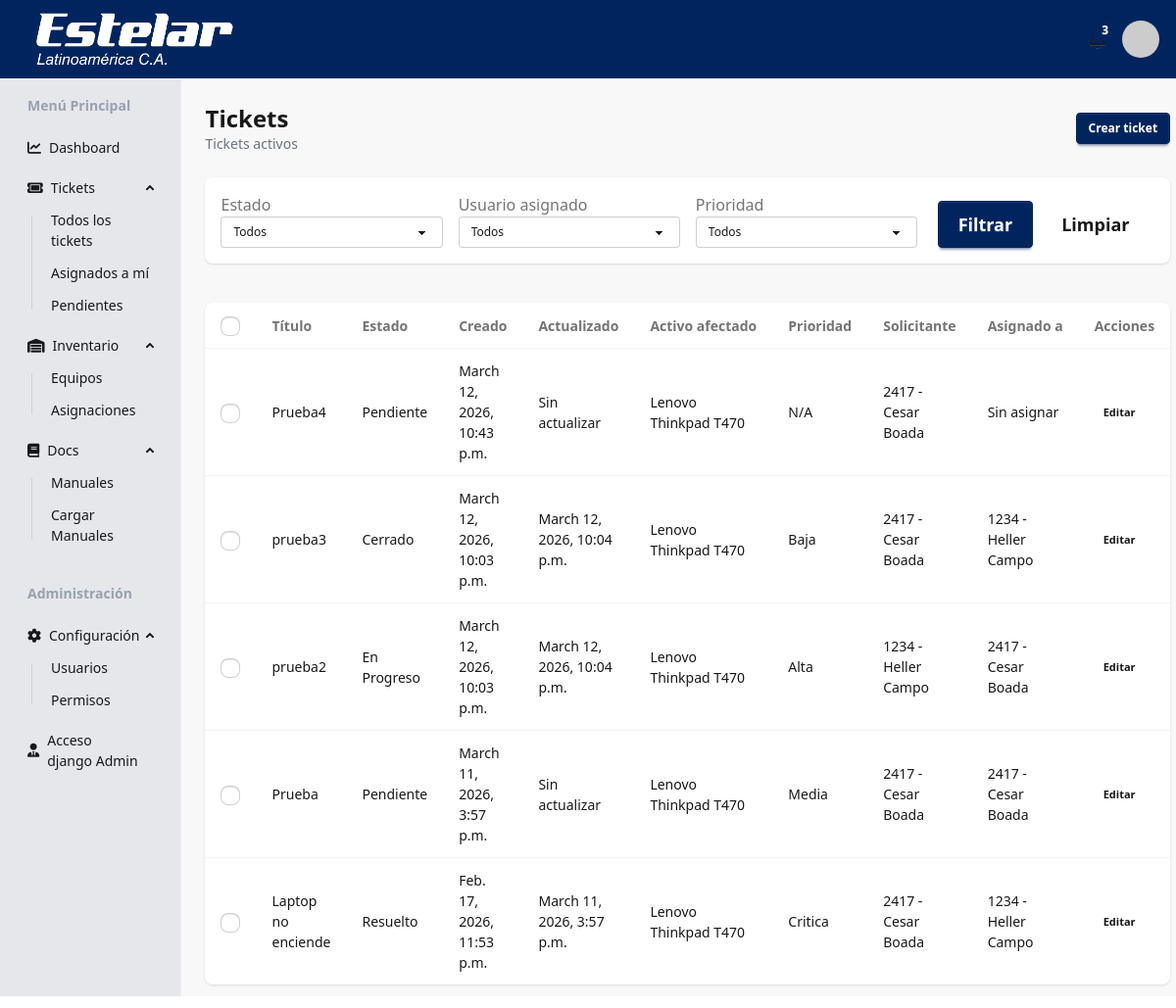
Before: /tickets/view/ (signed in) with the older database file.
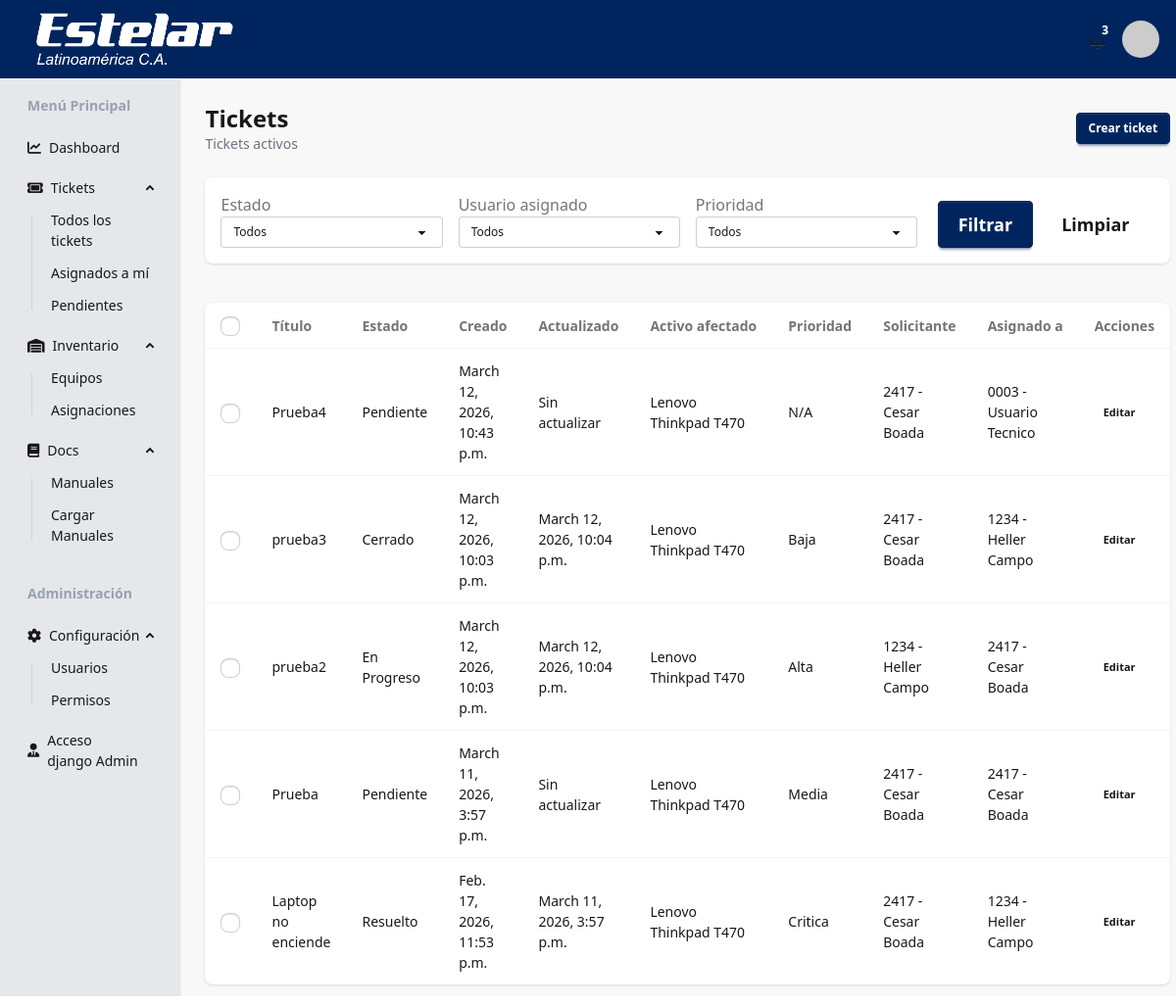
After: the same page with the newer database file.
### tickets/models.py (models this page shows, shortened)
class tickets(models.Model):
    codigo_ticket = models.CharField(max_length=30, unique=True)
    titulo = models.CharField(max_length=150)
    descripcion = models.TextField()
    prioridad = models.ForeignKey(
        matriz_prioridad,
        on_delete=models.PROTECT,
        to_field='prioridad',
        db_column='prioridad',
        related_name='tickets',
        default='N/A',
    )
    ESTADO_TYPES = [
        ('Pendiente', 'Pendiente'),
        ('En Progreso', 'En Progreso'),
        ('Resuelto', 'Resuelto'),
        ('Cerrado', 'Cerrado'),
    ]
    estado = models.CharField(max_length=30, default='Pendiente', choices=ESTADO_TYPES)
    solicitante = models.ForeignKey(
        'users.usuario',
        on_delete=models.PROTECT,
        to_field='ID_empleado',
        db_column='solicitante',
        related_name='tickets_solicitados',
    )
    usuario = models.ForeignKey(
        'users.usuario',
        on_delete=models.PROTECT,
        to_field='ID_empleado',
        db_column='usuario',
        related_name='tickets_asignados',
        null=True,
        blank=True,
    )
    activo_afectado = models.ForeignKey(
        'inventory.activos',
        on_delete=models.CASCADE,
        to_field='codigo',
        db_column='activo_afectado',
        related_name='tickets_afectados',
        limit_choices_to={'estado': 'activo'},
)
    fecha_creacion = models.DateTimeField(auto_now_add=True)
    fecha_resolucion = models.DateTimeField(null=True, blank=True)

class matriz_prioridad(models.Model):
    prioridad = models.CharField(max_length=20, unique=True)
    tiempo_respuesta_minutos = models.IntegerField()
    tiempo_resolucion_minutos = models.IntegerField()
    def __str__(self):
        return f"{self.prioridad}"

### inventory/models.py (models this page shows)
class activos(models.Model):
    codigo = models.CharField(max_length=50, primary_key=True)
    categoria = models.ForeignKey(
        activos_categoria,
        on_delete=models.PROTECT,
        to_field='nombre',
        db_column='categoria',
        related_name='activos',
    )
    marca = models.CharField(max_length=50)
    modelo = models.CharField(max_length=50)
    serial = models.CharField(max_length=50, unique=True)
    sede = models.ForeignKey(
        'users.sede',
        on_delete=models.PROTECT,
        to_field='codigo',
        related_name='activos',
    )
    usuario_asignado = models.ForeignKey(
        'users.usuario',
        on_delete=models.SET_NULL,
        null=True,
        blank=True,
        related_name='activos_asignados',
        to_field='ID_empleado',
        db_column='usuario_asignado'
    )
    departamento = models.ForeignKey(
        'users.departamento',
        on_delete=models.PROTECT,
        to_field='nombre',
        db_column='departamento',
        related_name='activos'
    )
    estado = models.CharField(max_length=50) #'Activo', 'Inactivo', 'Dado de baja'
    verbose_name_plural = "activos"
    def __str__(self):
        return f"{self.marca} {self.modelo}"

### users/models.py (models this page shows)
class usuario(AbstractUser):
    validador_empleado = RegexValidator(
        regex=r'^\d{4}',
        message="el numero de empleado debe tener 4 digitos"
    )
    ID_empleado = models.CharField(
        max_length=4,
        unique=True,
        validators=[validador_empleado],
        help_text="ID de empleado de 4 digitos",
        default="0000"
    )
    USERNAME_FIELD = 'ID_empleado'
    departamento = models.ForeignKey(
        'departamento',
        on_delete=models.SET_NULL,
        null=True,
        related_name='usuarios'
        )
    sede = models.ForeignKey(
        'sede',
        on_delete=models.SET_NULL,
        null=True,
        related_name='usuarios'
        )
    REQUIRED_FIELDS = ['username', 'email']
    def __str__(self):
        return f"{self.ID_empleado} - {self.get_full_name()}"

### tickets/views.py (the view)
# urls.py: path('view/', views.tickets_view, name='tickets_view'),
@login_required
def tickets_view(request):
    tickets_registrados = tickets.objects.select_related('activo_afectado', 'prioridad', 'solicitante', 'usuario').order_by(
        '-fecha_creacion'
    )
    estado = request.GET.get('estado', '').strip()
    usuario_asignado = request.GET.get('usuario_asignado', '').strip()
    prioridad = request.GET.get('prioridad', '').strip()
    if estado:
        tickets_registrados = tickets_registrados.filter(estado=estado)
    if usuario_asignado:
        tickets_registrados = tickets_registrados.filter(usuario_id=usuario_asignado)
    if prioridad:
        tickets_registrados = tickets_registrados.filter(prioridad_id=prioridad)
    filtros = {
        'estado': estado,
        'usuario_asignado': usuario_asignado,
        'prioridad': prioridad,
    }
    contexto = {
        'tickets': tickets_registrados,
        'estados': tickets.ESTADO_TYPES,
        'usuarios_asignados': usuario.objects.filter(is_active=True).order_by('first_name', 'last_name', 'ID_empleado'),
        'prioridades': matriz_prioridad.objects.order_by('prioridad'),
        'filtros': filtros,
    }
    return render(request, 'tickets_view.html', contexto)

### tickets/templates/tickets_view.html (shortened to what the changed rows need)
{% extends 'base.html' %}
{% block content %}
<div class="space-y-6">
    <div class="flex flex-col gap-4 sm:flex-row sm:items-center sm:justify-between">
        <div>
            <h1 class="text-2xl font-bold">Tickets</h1>
        </div>
    </div>
    <form method="post" action="{% url 'tickets_delete' %}" class="space-y-4">
        <div class="overflow-x-auto bg-base-100 rounded-lg shadow">
            <table class="table w-full">
                <thead>
                    <tr>
                        {% if perms.tickets.delete_tickets %}
                        <th><input type="checkbox" id="select-all" class="checkbox checkbox-sm" /></th>
                        {% endif %}
                        <th>Título</th>
                        <th>Estado</th>
                        <th>Creado</th>
                        <th>Actualizado</th>
                        <th>Activo afectado</th>
                        <th>Prioridad</th>
                        <th>Solicitante</th>
                        <th>Asignado a</th>
                        <th>Acciones</th>
                    </tr>
                </thead>
                <tbody>
                    {% for ticket in tickets %}
                        <tr>
                            {% if perms.tickets.delete_tickets %}
                            <td>
                                <input type="checkbox" name="tickets_seleccionados" value="{{ ticket.id }}" class="checkbox checkbox-sm row-checkbox" />
                            </td>
                            {% endif %}
                            <td>{{ ticket.titulo }}</td>
                            <td>{{ ticket.estado }}</td>
                            <td>{{ ticket.fecha_creacion }}</td>
                            <td>{{ ticket.fecha_resolucion|default:'Sin actualizar' }}</td>
                            <td>{{ ticket.activo_afectado }}</td>
                            <td>{{ ticket.prioridad }}</td>
                            <td>{{ ticket.solicitante }}</td>
                            <td>{{ ticket.usuario|default:'Sin asignar' }}</td>
                            <td>
                                {% if perms.tickets.change_tickets %}
                                <a href="{% url 'tickets_edit' ticket.id %}" class="btn btn-ghost btn-xs">Editar</a>
                                {% else %}
                                <span class="text-gray-400 text-xs">Sin acciones</span>
                                {% endif %}
                            </td>
                        </tr>
                    {% empty %}
                        <tr>
                            <td colspan="{% if perms.tickets.delete_tickets %}10{% else %}9{% endif %}" class="text-center text-gray-500 py-6">No hay tickets registrados.</td>
                        </tr>
                    {% endfor %}
                </tbody>
            </table>
        </div>
    </form>
</div>
{% endblock %}

Changed rows visible on the page:
changed tickets "Prueba4": usuario "Sin asignar" → "0003 - Usuario Tecnico"
